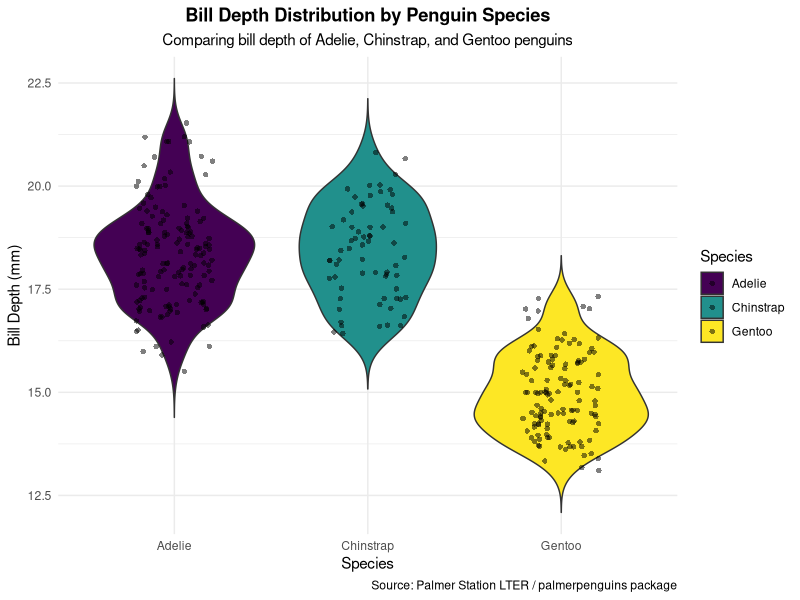

R code for this plot:
#This is Kent's R script for the week 3 assignment.

# Load the necessary libraries
library(tidyverse)
library(palmerpenguins)
library(here)

#Look at data from package (would usually load in)
glimpse(penguins)

# Create the violin plot, I've never created a violin plot before!
# The aes() mapping shows the distribution of bill depth by species.
# The geom_violin() and geom_jitter() functions are used to create the plot.
# using the 'fill' aesthetic for the violins instead of 'color' to color the entire shape.
ggplot(data = penguins, 
       mapping = aes(x = species, 
                     y = bill_depth_mm, 
                     fill = species)) +
  
  # Add the violin geometry. 'trim = FALSE' ensures the violins extend to the min/max values.
  geom_violin(trim = FALSE) +
  
  # Add individual data points to the plot using geom_jitter() helps to see the exact number of data points at each location.
  geom_jitter(shape = 16, 
              position = position_jitter(0.2), 
              alpha = 0.5) +
  
  # Add titles and labels
  labs(title = "Bill Depth Distribution by Penguin Species",
       subtitle = "Comparing bill depth of Adelie, Chinstrap, and Gentoo penguins",
       x = "Species",
       y = "Bill Depth (mm)",
       fill = "Species",
       caption = "Source: Palmer Station LTER / palmerpenguins package") +
  
  # Use a colorblind-friendly scale from the viridis package
  scale_fill_viridis_d() +
  
  # Adjust the theme for a clean, professional look
  theme_minimal() +
  theme(plot.title = element_text(hjust = 0.5, face = "bold"),
        plot.subtitle = element_text(hjust = 0.5))

